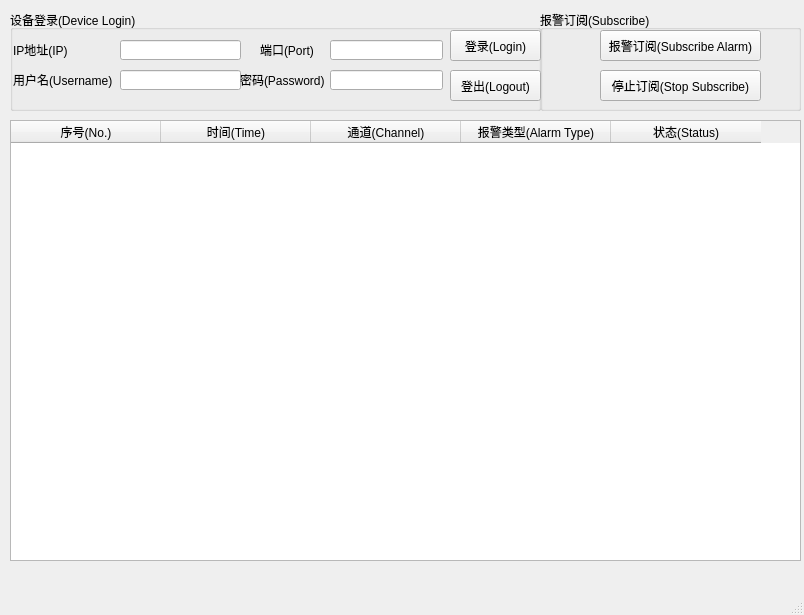
<?xml version="1.0" encoding="UTF-8"?>
<ui version="4.0">
 <class>MainWindow</class>
 <widget class="QMainWindow" name="MainWindow">
  <property name="geometry">
   <rect>
    <x>0</x>
    <y>0</y>
    <width>804</width>
    <height>615</height>
   </rect>
  </property>
  <property name="windowTitle">
   <string>报警订阅(Alarm Listen)-离线(OffLine)</string>
  </property>
  <widget class="QWidget" name="centralwidget">
   <widget class="QGroupBox" name="groupBox">
    <property name="geometry">
     <rect>
      <x>10</x>
      <y>10</y>
      <width>531</width>
      <height>101</height>
     </rect>
    </property>
    <property name="title">
     <string>设备登录(Device Login)</string>
    </property>
    <widget class="QLabel" name="label">
     <property name="geometry">
      <rect>
       <x>3</x>
       <y>30</y>
       <width>61</width>
       <height>20</height>
      </rect>
     </property>
     <property name="text">
      <string>IP地址(IP)</string>
     </property>
    </widget>
    <widget class="QLineEdit" name="IP_lineEdit">
     <property name="geometry">
      <rect>
       <x>110</x>
       <y>30</y>
       <width>121</width>
       <height>20</height>
      </rect>
     </property>
    </widget>
    <widget class="QLabel" name="label_2">
     <property name="geometry">
      <rect>
       <x>250</x>
       <y>30</y>
       <width>61</width>
       <height>20</height>
      </rect>
     </property>
     <property name="text">
      <string>端口(Port)</string>
     </property>
    </widget>
    <widget class="QLineEdit" name="Port_lineEdit">
     <property name="geometry">
      <rect>
       <x>320</x>
       <y>30</y>
       <width>113</width>
       <height>20</height>
      </rect>
     </property>
    </widget>
    <widget class="QLabel" name="label_3">
     <property name="geometry">
      <rect>
       <x>3</x>
       <y>60</y>
       <width>101</width>
       <height>20</height>
      </rect>
     </property>
     <property name="text">
      <string>用户名(Username)</string>
     </property>
    </widget>
    <widget class="QLineEdit" name="Username_lineEdit">
     <property name="geometry">
      <rect>
       <x>110</x>
       <y>60</y>
       <width>121</width>
       <height>20</height>
      </rect>
     </property>
    </widget>
    <widget class="QLabel" name="label_4">
     <property name="geometry">
      <rect>
       <x>230</x>
       <y>60</y>
       <width>91</width>
       <height>20</height>
      </rect>
     </property>
     <property name="text">
      <string>密码(Password)</string>
     </property>
    </widget>
    <widget class="QLineEdit" name="Password_lineEdit">
     <property name="geometry">
      <rect>
       <x>320</x>
       <y>60</y>
       <width>113</width>
       <height>20</height>
      </rect>
     </property>
     <property name="echoMode">
      <enum>QLineEdit::Password</enum>
     </property>
    </widget>
    <widget class="QPushButton" name="Login_pushButton">
     <property name="geometry">
      <rect>
       <x>440</x>
       <y>20</y>
       <width>91</width>
       <height>31</height>
      </rect>
     </property>
     <property name="text">
      <string>登录(Login)</string>
     </property>
    </widget>
    <widget class="QPushButton" name="Logout_pushButton">
     <property name="geometry">
      <rect>
       <x>440</x>
       <y>60</y>
       <width>91</width>
       <height>31</height>
      </rect>
     </property>
     <property name="text">
      <string>登出(Logout)</string>
     </property>
    </widget>
   </widget>
   <widget class="QTableWidget" name="Alarmlisten_tableWidget">
    <property name="geometry">
     <rect>
      <x>10</x>
      <y>120</y>
      <width>791</width>
      <height>441</height>
     </rect>
    </property>
    <attribute name="horizontalHeaderDefaultSectionSize">
     <number>150</number>
    </attribute>
    <attribute name="horizontalHeaderMinimumSectionSize">
     <number>50</number>
    </attribute>
    <attribute name="horizontalHeaderStretchLastSection">
     <bool>false</bool>
    </attribute>
    <attribute name="verticalHeaderVisible">
     <bool>false</bool>
    </attribute>
    <attribute name="verticalHeaderShowSortIndicator" stdset="0">
     <bool>false</bool>
    </attribute>
    <attribute name="verticalHeaderStretchLastSection">
     <bool>false</bool>
    </attribute>
    <column>
     <property name="text">
      <string>序号(No.)</string>
     </property>
     <property name="font">
      <font>
       <pointsize>9</pointsize>
      </font>
     </property>
    </column>
    <column>
     <property name="text">
      <string>时间(Time)</string>
     </property>
    </column>
    <column>
     <property name="text">
      <string>通道(Channel)</string>
     </property>
    </column>
    <column>
     <property name="text">
      <string>报警类型(Alarm Type)</string>
     </property>
    </column>
    <column>
     <property name="text">
      <string>状态(Status)</string>
     </property>
    </column>
   </widget>
   <widget class="QGroupBox" name="groupBox_2">
    <property name="geometry">
     <rect>
      <x>540</x>
      <y>10</y>
      <width>261</width>
      <height>101</height>
     </rect>
    </property>
    <property name="title">
     <string>报警订阅(Subscribe)</string>
    </property>
    <widget class="QPushButton" name="Alarmlisten_pushButton">
     <property name="geometry">
      <rect>
       <x>60</x>
       <y>20</y>
       <width>161</width>
       <height>31</height>
      </rect>
     </property>
     <property name="text">
      <string>报警订阅(Subscribe Alarm)</string>
     </property>
    </widget>
    <widget class="QPushButton" name="Stopalarmlisten_pushButton">
     <property name="geometry">
      <rect>
       <x>60</x>
       <y>60</y>
       <width>161</width>
       <height>31</height>
      </rect>
     </property>
     <property name="text">
      <string>停止订阅(Stop Subscribe)</string>
     </property>
    </widget>
   </widget>
  </widget>
  <widget class="QMenuBar" name="menubar">
   <property name="geometry">
    <rect>
     <x>0</x>
     <y>0</y>
     <width>804</width>
     <height>23</height>
    </rect>
   </property>
  </widget>
  <widget class="QStatusBar" name="statusbar"/>
 </widget>
 <resources/>
 <connections/>
</ui>
